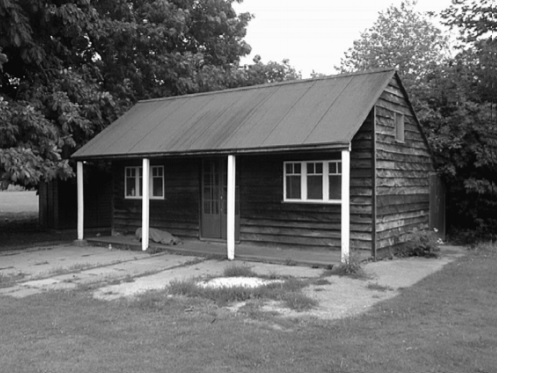
//> input picture EpipolarLines/img1.png, 537 x 373 px
$ ./epipolarLines   (built with g++ and OpenCV 4)
//> lines starting //> are read from the running program, lines starting //| are printed output that depends on the picture; after the words box and inside, x2 and y2 are one past the last pixel; in counts of white or black regions, pixels touching at a corner belong together
#include <opencv2/opencv.hpp>
#include <opencv2/features2d.hpp>
#include <vector>
#include <iostream>

cv::Mat F_Matrix_Eight_Point(const std::vector<cv::Point2f>& points1, const std::vector<cv::Point2f>& points2) {
    // Check if the number of points is at least 8
    if (points1.size() < 8 || points2.size() < 8) {
        std::cerr << "Insufficient number of points for computing Fundamental Matrix." << std::endl;
        return cv::Mat();
    }

    // Construct the A matrix
    cv::Mat A(points1.size(), 9, CV_64F);
    for (size_t i = 0; i < points1.size(); ++i) {
        const double u1 = points1[i].x;
        const double v1 = points1[i].y;
        const double u2 = points2[i].x;
        const double v2 = points2[i].y;
        A.at<double>(i, 0) = u1 * u2;
        A.at<double>(i, 1) = v1 * u2;
        A.at<double>(i, 2) = u2;
        A.at<double>(i, 3) = u1 * v2;
        A.at<double>(i, 4) = v1 * v2;
        A.at<double>(i, 5) = v2;
        A.at<double>(i, 6) = u1;
        A.at<double>(i, 7) = v1;
        A.at<double>(i, 8) = 1.0;
    }

    // Compute SVD of A
    cv::SVD svd(A, cv::SVD::FULL_UV);

    // Extract the last column of V (which corresponds to the smallest singular value)
    cv::Mat F = svd.vt.row(svd.vt.rows - 1).reshape(0, 3);

    // Enforce rank 2 constraint on F
    cv::SVD rank2_svd(F, cv::SVD::FULL_UV);
    cv::Mat singular_values = rank2_svd.w;
    singular_values.at<double>(2) = 0.0;
    F = rank2_svd.u * cv::Mat::diag(singular_values) * rank2_svd.vt;

    // Normalize the matrix
    F /= F.at<double>(2, 2);

    return F;
}

// Normalize points
void normalizePoints(const std::vector<cv::Point2f>& points, std::vector<cv::Point2f>& normalized_points) {
    // Compute centroid
    cv::Point2f centroid(0, 0);
    for (const auto& point : points) {
        centroid += point;
    }
    centroid.x /= points.size();
    centroid.y /= points.size();

    // Compute standard deviation
    cv::Point2f stddev(0, 0);
    for (const auto& point : points) {
        stddev.x += (point.x - centroid.x) * (point.x - centroid.x);
        stddev.y += (point.y - centroid.y) * (point.y - centroid.y);
    }
    stddev.x = sqrt(stddev.x / points.size());
    stddev.y = sqrt(stddev.y / points.size());

    // Normalize points
    normalized_points.clear();
    for (const auto& point : points) {
        cv::Point2f normalized_point;
        normalized_point.x = (point.x - centroid.x) / stddev.x;
        normalized_point.y = (point.y - centroid.y) / stddev.y;
        normalized_points.push_back(normalized_point);
    }
}

void PlotEpipolarLines(const std::vector<cv::Point2f>& points1, const std::vector<cv::Point2f>& points2,
                       const cv::Mat& img1, const cv::Mat& img2, const cv::Mat& F) {
    // Display images with matching points and corresponding epipolar lines
    cv::Mat img1_with_lines = img1.clone();
    cv::Mat img2_with_lines = img2.clone();

    // Draw matching points on both images
    for (size_t i = 0; i < points1.size(); ++i) {
        cv::circle(img1_with_lines, points1[i], 5, cv::Scalar(0, 255, 0), -1);  // Green circle
        cv::circle(img2_with_lines, points2[i], 5, cv::Scalar(0, 255, 0), -1);  // Green circle

        // Compute epipolar line in the second image corresponding to point1
        cv::Mat point1_homogeneous = (cv::Mat_<double>(3, 1) << points1[i].x, points1[i].y, 1);
        cv::Mat epipolar_line = F * point1_homogeneous;

        // Calculate endpoints of the line segment
        cv::Point2f pt1, pt2;
        pt1.x = 0;
        pt1.y = -epipolar_line.at<double>(2) / epipolar_line.at<double>(1);
        pt2.x = img2.cols;
        pt2.y = -(epipolar_line.at<double>(0) * pt2.x + epipolar_line.at<double>(2)) / epipolar_line.at<double>(1);

        // Draw the epipolar line on the first image
        cv::line(img1_with_lines, pt1, pt2, cv::Scalar(0, 0, 255), 2);  // Red line

        // Draw the corresponding epipolar line on the second image
        cv::line(img2_with_lines, pt1, pt2, cv::Scalar(0, 0, 255), 2);  // Red line
    }

    // Display images with matching points and epipolar lines
    cv::imshow("Image 1 with Epipolar Lines", img1_with_lines);
    cv::imshow("Image 2 with Epipolar Lines", img2_with_lines);
    cv::waitKey(0);
}

cv::Mat F_Matrix_Normalized_Eight_Point(const std::vector<cv::Point2f>& points1, const std::vector<cv::Point2f>& points2) {
    // Normalize points
    std::vector<cv::Point2f> normalized_points1, normalized_points2;
    normalizePoints(points1, normalized_points1);
    normalizePoints(points2, normalized_points2);

    // Compute the Fundamental Matrix using the normalized points
    cv::Mat F = F_Matrix_Eight_Point(normalized_points1, normalized_points2);

    // Enforce rank-2 constraint on the Fundamental Matrix (copy from earlier implementation)
    cv::SVD rank2_svd(F, cv::SVD::FULL_UV);
    cv::Mat singular_values = rank2_svd.w;
    singular_values.at<double>(2) = 0.0;
    F = rank2_svd.u * cv::Mat::diag(singular_values) * rank2_svd.vt;

    // Normalize the matrix
    F /= F.at<double>(2, 2);

    return F;
}

int main()
{
    cv::Mat img1 = cv::imread("../img1.png", cv::IMREAD_GRAYSCALE);
//> img1 is the input picture: 373 rows x 537 cols, CV_8UC1; min 4, max 255, mean 117.2
    cv::Mat img2 = cv::imread("../img2.png", cv::IMREAD_GRAYSCALE);
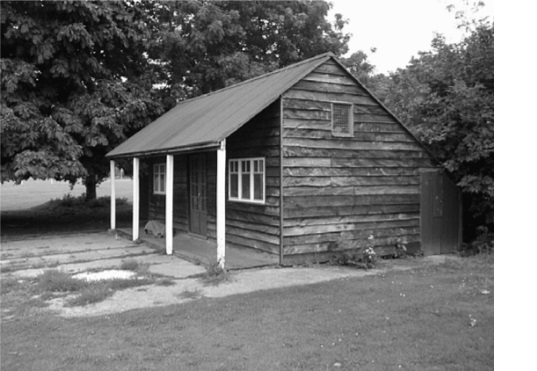
//> input picture EpipolarLines/img2.png, 537 x 371 px
//> img2 is the input picture: 371 rows x 537 cols, CV_8UC1; min 4, max 255, mean 118.2

    if (img1.empty() || img2.empty()) {
        std::cout << "Could not open or find the images!\n";
        return -1;
    }

    cv::Ptr<cv::Feature2D> sift = cv::SIFT::create();

    std::vector<cv::KeyPoint> keypoints1, keypoints2;
    cv::Mat descriptors1, descriptors2;
    sift->detectAndCompute(img1, cv::noArray(), keypoints1, descriptors1);
//> keypoints1 = 1967 keypoints; strongest (x, y, size): (231, 160, 5.6), (97, 57, 4.9), (345, 156, 6.4), (145, 163, 4.8)
    sift->detectAndCompute(img2, cv::noArray(), keypoints2, descriptors2);
//> keypoints2 = 2217 keypoints; strongest (x, y, size): (124, 79, 3.4), (102, 51, 1.8), (221, 155, 6.8), (145, 54, 3.4)

    // Convert descriptors to type CV_32F for FLANN-based matcher
    if (descriptors1.type() != CV_32F) descriptors1.convertTo(descriptors1, CV_32F);
    if (descriptors2.type() != CV_32F) descriptors2.convertTo(descriptors2, CV_32F);

    cv::Ptr<cv::DescriptorMatcher> matcher = cv::DescriptorMatcher::create(cv::DescriptorMatcher::FLANNBASED);
    std::vector<std::vector<cv::DMatch>> knn_matches;
    matcher->knnMatch(descriptors1, descriptors2, knn_matches, 2); // Find 2 nearest matches
//> knn_matches = 1967 matches

    // Lowe's ratio test to filter matches
    const float ratio_thresh = 0.9f;
    std::vector<cv::DMatch> good_matches;
    for (size_t i = 0; i < knn_matches.size(); i++) {
        if (knn_matches[i][0].distance < ratio_thresh * knn_matches[i][1].distance) {
            good_matches.push_back(knn_matches[i][0]);
        }
    }
//> after the loop, good_matches = 459 matches

    // Extract location of good matches
    std::vector<cv::Point2f> points1, points2;
    for (size_t i = 0; i < good_matches.size(); i++) {
        points1.push_back(keypoints1[good_matches[i].queryIdx].pt);
        points2.push_back(keypoints2[good_matches[i].trainIdx].pt);
    }
//> after the loop, points1 = 459 Points (x, y), first 12: [3.21, 163.8], [4.91, 55.33], [4.91, 55.33], [5.74, 290.9], [6.04, 188], [8.09, 57.08], [11.41, 148.2], [14.37, 176.2], [15.63, 273.9], [15.7, 272], [15.81, 118.4], [16.25, 65.29]; points2 = 459 Points (x, y), first 12: [43.89, 178.9], [236.7, 11.66], [35.81, 296.4], [73.78, 276.6], [19.29, 182.7], [343, 58.42], [440.5, 137.7], [24.01, 144.4], [30.51, 178.3], [216.7, 7.72], [106.5, 100.2], [359.1, 122.8]

    // Visualize the inlier matches
    cv::Mat img_matches;
    cv::drawMatches(img1, keypoints1, img2, keypoints2, good_matches, img_matches, cv::Scalar::all(-1),
                    cv::Scalar::all(-1), std::vector<char>(), cv::DrawMatchesFlags::NOT_DRAW_SINGLE_POINTS);
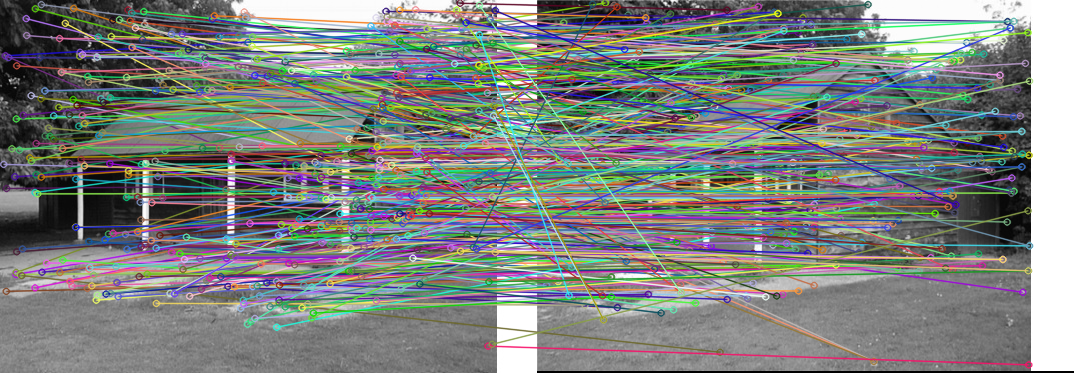
//> img_matches: 373 rows x 1074 cols, CV_8UC3; mean B, G, R 126.1, 129.1, 125.2

    cv::imshow("Matches", img_matches);
    cv::waitKey();

    // Compute the Fundamental Matrix using the custom function
    cv::Mat fundamentalMatrix = F_Matrix_Normalized_Eight_Point(points1, points2);
//> the loop in normalizePoints, `for (const auto& point : points)` made 459 passes
//> (point, centroid) on passes 2 to 4: (Point(4.91, 55.33), Point(8.12, 219.2)), (Point(4.91, 55.33), Point(13.03, 274.5)), (Point(5.74, 290.8), Point(18.77, 565.4))
//> after the loop in normalizePoints, `for (const auto& point : points)`: centroid = Point(122788.1, 75546.4)
//> in normalizePoints, `centroid.x /= points.size();`: centroid = Point(267.5, 75546.4)
//> in normalizePoints, `centroid.y /= points.size();`: centroid = Point(267.5, 164.6)
//> the loop in normalizePoints, `for (const auto& point : points)` made 459 passes
//> point on passes 1 to 3: Point(3.21, 163.9), Point(4.91, 55.33), Point(4.91, 55.33)
//> in normalizePoints, `stddev.x = sqrt(stddev.x / points.size());`: stddev = Point(141.9, 3573166.2)
//> in normalizePoints, `stddev.y = sqrt(stddev.y / points.size());`: stddev = Point(141.9, 88.23)
//> after the loop in normalizePoints, `for (const auto& point : points)`: normalized_points = 459 Points (x, y), first 12: [-1.86, -0.00837], [-1.85, -1.24], [-1.85, -1.24], [-1.84, 1.43], [-1.84, 0.265], [-1.83, -1.22], [-1.8, -0.185], [-1.78, 0.132], [-1.77, 1.24], [-1.77, 1.22], [-1.77, -0.523], [-1.77, -1.13]
//> in F_Matrix_Normalized_Eight_Point, `normalizePoints(points1, normalized_points1);`: normalized_points1 has the same summary as normalized_points in normalizePoints
//> the loop in normalizePoints (call 2), `for (const auto& point : points)` made 459 passes
//> (point, centroid) on passes 2 to 4: (Point(236.7, 11.66), Point(280.6, 190.5)), (Point(35.81, 296.4), Point(316.4, 487)), (Point(73.78, 276.6), Point(390.2, 763.5))
//> the loop in normalizePoints (call 2), `for (const auto& point : points)` made 459 passes
//> in F_Matrix_Normalized_Eight_Point, `normalizePoints(points2, normalized_points2);`: normalized_points2 = 459 Points (x, y), first 12: [-1.51, 0.151], [-0.0969, -1.84], [-1.57, 1.55], [-1.29, 1.32], [-1.69, 0.196], [0.68, -1.29], [1.39, -0.34], [-1.65, -0.26], [-1.6, 0.144], [-0.243, -1.89], [-1.05, -0.787], [0.798, -0.518]
//> the loop in F_Matrix_Eight_Point, `for (size_t i = 0; i < points1.size(); ++i)` made 459 passes
//> (u1, v1, u2, v2) on passes 1 to 3: (-1.86, -0.00837, -1.51, 0.151), (-1.85, -1.24, -0.0969, -1.84), (-1.85, -1.24, -1.57, 1.55)
//> in F_Matrix_Eight_Point, `cv::Mat F = svd.vt.row(svd.vt.rows - 1).reshape(0, 3);`: F = [[0.0894, 0.0765, 0.153], [-0.0182, 0.261, 0.665], [-0.121, -0.605, -0.266]]
//> in F_Matrix_Eight_Point, `cv::Mat singular_values = rank2_svd.w;`: singular_values = [0.919, 0.384, 0.0842]
//> in F_Matrix_Eight_Point, `singular_values.at<double>(2) = 0.0;`: singular_values = [0.919, 0.384, 0]
//> in F_Matrix_Eight_Point, `F = rank2_svd.u * cv::Mat::diag(singular_values) * rank2_svd.vt;`: F = [[0.00986, 0.097, 0.145], [-0.00357, 0.258, 0.667], [-0.128, -0.603, -0.267]]
//> in F_Matrix_Eight_Point, `F /= F.at<double>(2, 2);`: F = [[-0.037, -0.364, -0.542], [0.0134, -0.965, -2.5], [0.48, 2.26, 1]]
//> in F_Matrix_Normalized_Eight_Point, `cv::Mat singular_values = rank2_svd.w;`: singular_values = [3.45, 1.44, 1.27e-17]
//> in F_Matrix_Normalized_Eight_Point, `singular_values.at<double>(2) = 0.0;`: singular_values = [3.45, 1.44, 0]
//> fundamentalMatrix has the same summary as F in F_Matrix_Eight_Point
    std::cout << fundamentalMatrix << std::endl;
//| [-0.03695046170049582, -0.3636985187228612, -0.5424374134572836;
//|  0.01336401035883689, -0.9653133846883682, -2.499065180309307;
//|  0.4795498680914271, 2.262180315096523, 1]

    // Normalize points
    std::vector<cv::Point2f> normalized_points1, normalized_points2;
    normalizePoints(points1, normalized_points1);
//> normalized_points1 has the same summary as normalized_points in normalizePoints
    normalizePoints(points2, normalized_points2);

    // Plot epipolar lines
    PlotEpipolarLines(points1, points2, img1, img2, fundamentalMatrix);
//> the loop in PlotEpipolarLines, `for (size_t i = 0; i < points1.size(); ++i)` made 459 passes
//> (point1_homogeneous, epipolar_line) on passes 1 to 3: ([3.21, 163.9, 1], [-60.25, -160.6, 373.2]), ([4.91, 55.33, 1], [-20.85, -55.84, 128.5]), ([4.91, 55.33, 1], [-20.85, -55.84, 128.5])
//> after the loop in PlotEpipolarLines, `for (size_t i = 0; i < points1.size(); ++i)`:
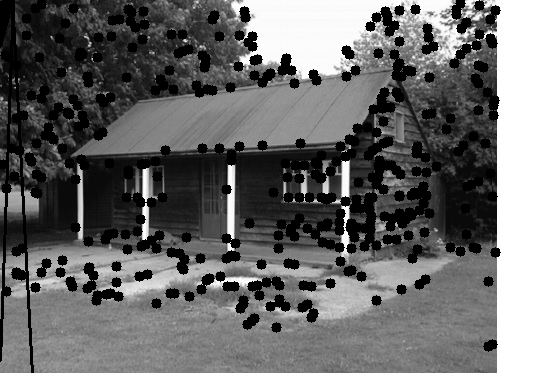
//> img1_with_lines: 373 rows x 537 cols, CV_8UC1; 16.26% of pixels changed, all inside (x1, y1, x2, y2) = (0, 0, 501, 373)
//> after the loop in PlotEpipolarLines, `for (size_t i = 0; i < points1.size(); ++i)`:
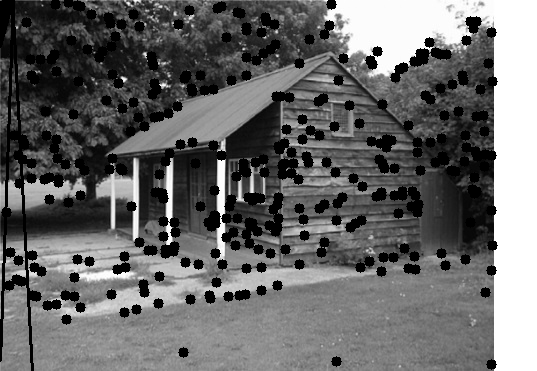
//> img2_with_lines: 371 rows x 537 cols, CV_8UC1; 14.14% of pixels changed, all inside (x1, y1, x2, y2) = (0, 0, 498, 371)

    return 0;
}
